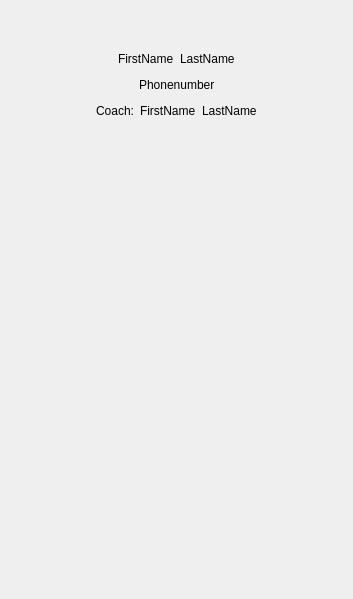
<?xml version="1.0" encoding="UTF-8"?>
<ui version="4.0">
 <class>AccountWidget</class>
 <widget class="QWidget" name="AccountWidget">
  <property name="geometry">
   <rect>
    <x>0</x>
    <y>0</y>
    <width>353</width>
    <height>599</height>
   </rect>
  </property>
  <property name="windowTitle">
   <string>Form</string>
  </property>
  <layout class="QVBoxLayout" name="verticalLayout">
   <item>
    <layout class="QHBoxLayout" name="horizontalLayout_3">
     <item>
      <spacer name="horizontalSpacer_5">
       <property name="orientation">
        <enum>Qt::Horizontal</enum>
       </property>
       <property name="sizeHint" stdset="0">
        <size>
         <width>40</width>
         <height>20</height>
        </size>
       </property>
      </spacer>
     </item>
     <item>
      <widget class="QLabel" name="picturelabel">
       <property name="minimumSize">
        <size>
         <width>32</width>
         <height>32</height>
        </size>
       </property>
       <property name="text">
        <string/>
       </property>
      </widget>
     </item>
     <item>
      <spacer name="horizontalSpacer_6">
       <property name="orientation">
        <enum>Qt::Horizontal</enum>
       </property>
       <property name="sizeHint" stdset="0">
        <size>
         <width>40</width>
         <height>20</height>
        </size>
       </property>
      </spacer>
     </item>
    </layout>
   </item>
   <item>
    <layout class="QHBoxLayout" name="horizontalLayout">
     <item>
      <spacer name="horizontalSpacer">
       <property name="orientation">
        <enum>Qt::Horizontal</enum>
       </property>
       <property name="sizeHint" stdset="0">
        <size>
         <width>40</width>
         <height>20</height>
        </size>
       </property>
      </spacer>
     </item>
     <item>
      <widget class="QLabel" name="firstNameLabel">
       <property name="text">
        <string>FirstName</string>
       </property>
      </widget>
     </item>
     <item>
      <widget class="QLabel" name="lastNameLabel">
       <property name="text">
        <string>LastName</string>
       </property>
      </widget>
     </item>
     <item>
      <spacer name="horizontalSpacer_2">
       <property name="orientation">
        <enum>Qt::Horizontal</enum>
       </property>
       <property name="sizeHint" stdset="0">
        <size>
         <width>40</width>
         <height>20</height>
        </size>
       </property>
      </spacer>
     </item>
    </layout>
   </item>
   <item>
    <layout class="QHBoxLayout" name="horizontalLayout_2">
     <item>
      <spacer name="horizontalSpacer_3">
       <property name="orientation">
        <enum>Qt::Horizontal</enum>
       </property>
       <property name="sizeHint" stdset="0">
        <size>
         <width>40</width>
         <height>20</height>
        </size>
       </property>
      </spacer>
     </item>
     <item>
      <widget class="QLabel" name="phonenumberLabel">
       <property name="text">
        <string>Phonenumber</string>
       </property>
      </widget>
     </item>
     <item>
      <spacer name="horizontalSpacer_4">
       <property name="orientation">
        <enum>Qt::Horizontal</enum>
       </property>
       <property name="sizeHint" stdset="0">
        <size>
         <width>40</width>
         <height>20</height>
        </size>
       </property>
      </spacer>
     </item>
    </layout>
   </item>
   <item>
    <layout class="QHBoxLayout" name="horizontalLayout_4">
     <item>
      <spacer name="horizontalSpacer_7">
       <property name="orientation">
        <enum>Qt::Horizontal</enum>
       </property>
       <property name="sizeHint" stdset="0">
        <size>
         <width>40</width>
         <height>20</height>
        </size>
       </property>
      </spacer>
     </item>
     <item>
      <widget class="QLabel" name="label">
       <property name="text">
        <string>Coach:</string>
       </property>
      </widget>
     </item>
     <item>
      <widget class="QLabel" name="coachFirstNameLabel">
       <property name="text">
        <string>FirstName</string>
       </property>
      </widget>
     </item>
     <item>
      <widget class="QLabel" name="coachLastNameLabel">
       <property name="text">
        <string>LastName</string>
       </property>
      </widget>
     </item>
     <item>
      <spacer name="horizontalSpacer_8">
       <property name="orientation">
        <enum>Qt::Horizontal</enum>
       </property>
       <property name="sizeHint" stdset="0">
        <size>
         <width>40</width>
         <height>20</height>
        </size>
       </property>
      </spacer>
     </item>
    </layout>
   </item>
   <item>
    <spacer name="verticalSpacer">
     <property name="orientation">
      <enum>Qt::Vertical</enum>
     </property>
     <property name="sizeHint" stdset="0">
      <size>
       <width>20</width>
       <height>454</height>
      </size>
     </property>
    </spacer>
   </item>
  </layout>
 </widget>
 <resources/>
 <connections/>
</ui>
